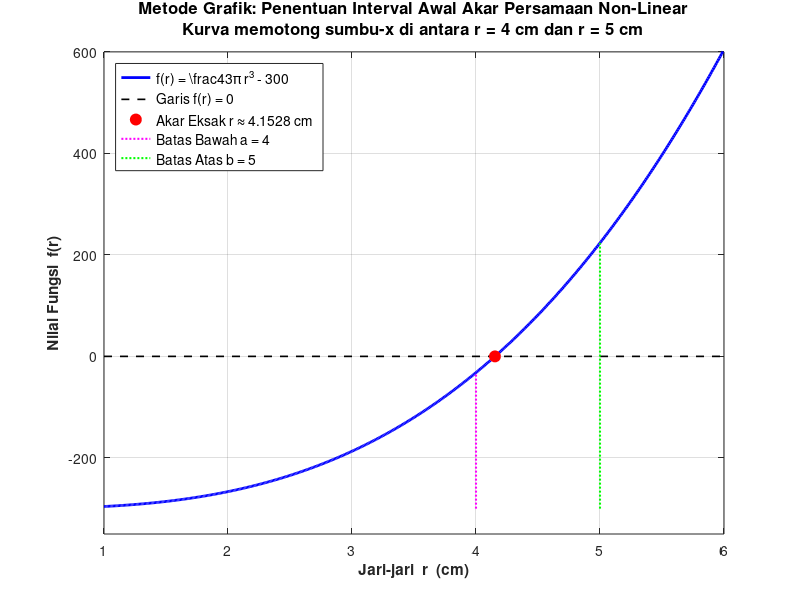

The MATLAB source for this figure:
% =========================================================================
%  RESPONSI METODE NUMERIK - KASUS 3
%  Topik  : Persamaan Non-Linear Pencarian Jari-Jari Bola & Tabung
%  Metode : 1. Penentuan Interval Awal dengan Metode Grafik
%           2. Metode Biseksi (Bisection Method)
%           3. Metode Regula-Falsi (False Position Method)
% =========================================================================

clear; clc; close all;

% -------------------------------------------------------------------------
% 1. PARAMETER FISIS & PERUMUSAN PERSAMAAN NON-LINEAR
% -------------------------------------------------------------------------
% Diketahui:
%   Tinggi tabung: t = 2r (bola tepat menyinggung dasar dan tutup tabung)
%   Volume bola:   V_bola = (4/3) * pi * r^3 = 300 cm^3
%
% Perbandingan Volume:
%   V_bola / V_tabung = [(4/3) * pi * r^3] / [pi * r^2 * (2r)] = 4 / 6 = 2 / 3
%   V_tabung = (3/2) * V_bola = 1.5 * 300 = 450 cm^3
%   V_luar   = V_tabung - V_bola = 450 - 300 = 150 cm^3 (sesuai rumus V = (2/3)*pi*r^3)
%
% Persamaan Non-Linear f(r) = 0:
%   f(r) = (4/3) * pi * r^3 - 300 = 0
% -------------------------------------------------------------------------

V_bola_target = 300; % cm^3
f = @(r) (4/3) * pi * (r.^3) - V_bola_target;

% Nilai eksak sebagai referensi analitik: r = (300 * 3 / (4 * pi))^(1/3)
r_eksak = (V_bola_target * 3 / (4 * pi))^(1/3);

fprintf('=========================================================================\n');
fprintf('  KASUS 3: PENCARIAN JARI-JARI BOLA DAN TABUNG (PERSAMAAN NON-LINEAR)\n');
fprintf('=========================================================================\n');
fprintf('  Volume Bola Diketahui (V_bola)   = %.2f cm^3\n', V_bola_target);
fprintf('  Volume Tabung (V_tabung)         = %.2f cm^3\n', 1.5 * V_bola_target);
fprintf('  Volume Tabung di Luar Bola (V)   = %.2f cm^3\n', 0.5 * V_bola_target);
fprintf('  Bentuk Persamaan Non-Linear      : f(r) = (4/3)*pi*r^3 - 300 = 0\n');
fprintf('  Solusi Eksak Matematika          : r = %.6f cm\n', r_eksak);
fprintf('=========================================================================\n\n');

% -------------------------------------------------------------------------
% 2. METODE GRAFIK UNTUK PENENTUAN INTERVAL AWAL [a, b]
% -------------------------------------------------------------------------
r_plot = linspace(1, 6, 500);
f_plot = f(r_plot);

figure('Name', 'Kasus 3 - Metode Grafik Penentuan Interval Awal', ...
       'NumberTitle', 'off', 'Position', [100, 100, 750, 450]);

plot(r_plot, f_plot, 'b-', 'LineWidth', 2.0, 'DisplayName', 'f(r) = \frac{4}{3}\pi r^3 - 300');
hold on;
plot([1, 6], [0, 0], 'k--', 'LineWidth', 1.2, 'DisplayName', 'Garis f(r) = 0');

% Tandai titik potong pada grafik
plot(r_eksak, 0, 'ro', 'MarkerSize', 8, 'MarkerFaceColor', 'r', ...
     'DisplayName', sprintf('Akar Eksak r \\approx %.4f cm', r_eksak));

% Tandai batas tebakan awal a = 4 dan b = 5
a_awal = 4.0;
b_awal = 5.0;
plot([a_awal, a_awal], [-300, f(a_awal)], 'm:', 'LineWidth', 1.5, 'DisplayName', 'Batas Bawah a = 4');
plot([b_awal, b_awal], [-300, f(b_awal)], 'g:', 'LineWidth', 1.5, 'DisplayName', 'Batas Atas b = 5');

xlabel('Jari-jari  r  (cm)', 'FontSize', 11, 'FontWeight', 'bold');
ylabel('Nilai Fungsi  f(r)', 'FontSize', 11, 'FontWeight', 'bold');
title({'Metode Grafik: Penentuan Interval Awal Akar Persamaan Non-Linear'; ...
       'Kurva memotong sumbu-x di antara r = 4 cm dan r = 5 cm'}, 'FontSize', 12, 'FontWeight', 'bold');
legend('Location', 'northwest', 'FontSize', 10);
grid on;
ylim([-350, 600]);

fprintf('--- HASIL EVALUASI METODE GRAFIK ---\n');
fprintf('  Dipilih batas bawah a = %.2f  -->  f(a) = %10.4f\n', a_awal, f(a_awal));
fprintf('  Dipilih batas atas  b = %.2f  -->  f(b) = %10.4f\n', b_awal, f(b_awal));
fprintf('  Uji tanda: f(a) * f(b) = %.4f < 0  --> Terbukti memuat akar di interval [%.1f, %.1f]\n\n', ...
        f(a_awal) * f(b_awal), a_awal, b_awal);

% -------------------------------------------------------------------------
% 3. EKSEKUSI METODE BISEKSI
% -------------------------------------------------------------------------
toleransi = 1e-6;
max_iter  = 50;

fprintf('=========================================================================\n');
fprintf('  EKSEKUSI METODE BISEKSI (Toleransi = %.0e)\n', toleransi);
fprintf('=========================================================================\n');
fprintf('  %-5s | %-10s | %-10s | %-10s | %-13s | %-11s\n', ...
        'Iter', 'a', 'b', 'c (Akar)', 'f(c)', 'Galat Aproks');
fprintf('  %s\n', repmat('-', 1, 71));

a = a_awal;
b = b_awal;
iter_biseksi = 0;
riwayat_c_bis = [];
riwayat_err_bis = [];

while iter_biseksi < max_iter
    iter_biseksi = iter_biseksi + 1;
    c = (a + b) / 2;
    fc = f(c);
    err = abs(b - a) / 2;

    riwayat_c_bis(iter_biseksi) = c;
    riwayat_err_bis(iter_biseksi) = err;

    fprintf('  %4d  | %9.6f  | %9.6f  | %9.6f  | %+12.4e  | %10.4e\n', ...
            iter_biseksi, a, b, c, fc, err);

    if abs(fc) < toleransi || err < toleransi
        break;
    end

    if f(a) * fc < 0
        b = c;
    else
        a = c;
    end
end
r_biseksi = c;
fprintf('  %s\n', repmat('-', 1, 71));
fprintf('  => Biseksi Konvergen pada iterasi ke-%d: r = %.6f cm\n\n', iter_biseksi, r_biseksi);

% -------------------------------------------------------------------------
% 4. EKSEKUSI METODE REGULA-FALSI (FALSE POSITION)
% -------------------------------------------------------------------------
fprintf('=========================================================================\n');
fprintf('  EKSEKUSI METODE REGULA-FALSI (Toleransi = %.0e)\n', toleransi);
fprintf('=========================================================================\n');
fprintf('  %-5s | %-10s | %-10s | %-10s | %-13s | %-11s\n', ...
        'Iter', 'a', 'b', 'c (Akar)', 'f(c)', 'Galat Aproks');
fprintf('  %s\n', repmat('-', 1, 71));

a = a_awal;
b = b_awal;
iter_rf = 0;
c_lama = a;
riwayat_c_rf = [];
riwayat_err_rf = [];

while iter_rf < max_iter
    iter_rf = iter_rf + 1;
    fa = f(a);
    fb = f(b);

    % Rumus interpolasi linear Regula-Falsi
    c = b - fb * (b - a) / (fb - fa);
    fc = f(c);

    if iter_rf == 1
        err = abs(b - a);
    else
        err = abs(c - c_lama);
    end
    c_lama = c;

    riwayat_c_rf(iter_rf) = c;
    riwayat_err_rf(iter_rf) = err;

    fprintf('  %4d  | %9.6f  | %9.6f  | %9.6f  | %+12.4e  | %10.4e\n', ...
            iter_rf, a, b, c, fc, err);

    if abs(fc) < toleransi || err < toleransi
        break;
    end

    if fa * fc < 0
        b = c;
    else
        a = c;
    end
end
r_rf = c;
fprintf('  %s\n', repmat('-', 1, 71));
fprintf('  => Regula-Falsi Konvergen pada iterasi ke-%d: r = %.6f cm\n\n', iter_rf, r_rf);

% -------------------------------------------------------------------------
% 5. REKAPITULASI HASIL & PERHITUNGAN DIMENSI DAN VOLUME GEOMETRI
% -------------------------------------------------------------------------
r_final = r_rf; % Menggunakan solusi yang diperoleh
t_final = 2 * r_final;
V_bola_hitung   = (4/3) * pi * (r_final^3);
V_tabung_hitung = pi * (r_final^2) * t_final;
V_luar_hitung   = V_tabung_hitung - V_bola_hitung;

fprintf('=========================================================================\n');
fprintf('  REKAPITULASI HASIL AKHIR DAN DIMENSI BANGUN RUANG\n');
fprintf('=========================================================================\n');
fprintf('  Jari-jari bola & tabung (r)      = %10.6f cm\n', r_final);
fprintf('  Tinggi tabung (t = 2r)           = %10.6f cm\n', t_final);
fprintf('  Volume Bola Terhitung            = %10.4f cm^3 (Target: 300 cm^3)\n', V_bola_hitung);
fprintf('  Volume Tabung Terhitung          = %10.4f cm^3\n', V_tabung_hitung);
fprintf('  Volume Tabung di Luar Bola       = %10.4f cm^3\n', V_luar_hitung);
fprintf('  Perbandingan Kecepatan Konvergensi:\n');
fprintf('    - Metode Biseksi      : %d iterasi\n', iter_biseksi);
fprintf('    - Metode Regula-Falsi : %d iterasi\n', iter_rf);
fprintf('=========================================================================\n');
